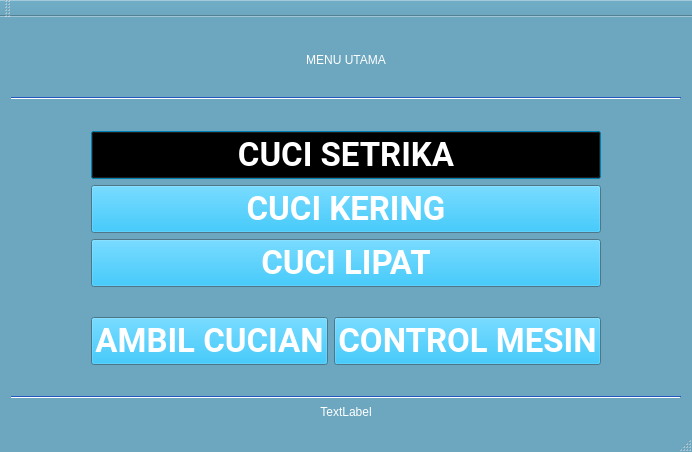
<?xml version="1.0" encoding="UTF-8"?>
<ui version="4.0">
 <class>MainWindow</class>
 <widget class="QMainWindow" name="MainWindow">
  <property name="geometry">
   <rect>
    <x>0</x>
    <y>0</y>
    <width>627</width>
    <height>452</height>
   </rect>
  </property>
  <property name="palette">
   <palette>
    <active>
     <colorrole role="WindowText">
      <brush brushstyle="SolidPattern">
       <color alpha="255">
        <red>255</red>
        <green>255</green>
        <blue>255</blue>
       </color>
      </brush>
     </colorrole>
     <colorrole role="Button">
      <brush brushstyle="SolidPattern">
       <color alpha="255">
        <red>1</red>
        <green>180</green>
        <blue>246</blue>
       </color>
      </brush>
     </colorrole>
     <colorrole role="Dark">
      <brush brushstyle="SolidPattern">
       <color alpha="255">
        <red>34</red>
        <green>87</green>
        <blue>191</blue>
       </color>
      </brush>
     </colorrole>
     <colorrole role="Text">
      <brush brushstyle="SolidPattern">
       <color alpha="255">
        <red>255</red>
        <green>255</green>
        <blue>255</blue>
       </color>
      </brush>
     </colorrole>
     <colorrole role="ButtonText">
      <brush brushstyle="SolidPattern">
       <color alpha="255">
        <red>255</red>
        <green>255</green>
        <blue>255</blue>
       </color>
      </brush>
     </colorrole>
     <colorrole role="Base">
      <brush brushstyle="SolidPattern">
       <color alpha="255">
        <red>255</red>
        <green>255</green>
        <blue>255</blue>
       </color>
      </brush>
     </colorrole>
     <colorrole role="Window">
      <brush brushstyle="SolidPattern">
       <color alpha="255">
        <red>108</red>
        <green>167</green>
        <blue>191</blue>
       </color>
      </brush>
     </colorrole>
     <colorrole role="Shadow">
      <brush brushstyle="SolidPattern">
       <color alpha="255">
        <red>34</red>
        <green>87</green>
        <blue>191</blue>
       </color>
      </brush>
     </colorrole>
     <colorrole role="Highlight">
      <brush brushstyle="SolidPattern">
       <color alpha="255">
        <red>34</red>
        <green>87</green>
        <blue>191</blue>
       </color>
      </brush>
     </colorrole>
     <colorrole role="HighlightedText">
      <brush brushstyle="SolidPattern">
       <color alpha="255">
        <red>115</red>
        <green>169</green>
        <blue>235</blue>
       </color>
      </brush>
     </colorrole>
    </active>
    <inactive>
     <colorrole role="WindowText">
      <brush brushstyle="SolidPattern">
       <color alpha="255">
        <red>255</red>
        <green>255</green>
        <blue>255</blue>
       </color>
      </brush>
     </colorrole>
     <colorrole role="Button">
      <brush brushstyle="SolidPattern">
       <color alpha="255">
        <red>1</red>
        <green>180</green>
        <blue>246</blue>
       </color>
      </brush>
     </colorrole>
     <colorrole role="Dark">
      <brush brushstyle="SolidPattern">
       <color alpha="255">
        <red>34</red>
        <green>87</green>
        <blue>191</blue>
       </color>
      </brush>
     </colorrole>
     <colorrole role="Text">
      <brush brushstyle="SolidPattern">
       <color alpha="255">
        <red>255</red>
        <green>255</green>
        <blue>255</blue>
       </color>
      </brush>
     </colorrole>
     <colorrole role="ButtonText">
      <brush brushstyle="SolidPattern">
       <color alpha="255">
        <red>255</red>
        <green>255</green>
        <blue>255</blue>
       </color>
      </brush>
     </colorrole>
     <colorrole role="Base">
      <brush brushstyle="SolidPattern">
       <color alpha="255">
        <red>255</red>
        <green>255</green>
        <blue>255</blue>
       </color>
      </brush>
     </colorrole>
     <colorrole role="Window">
      <brush brushstyle="SolidPattern">
       <color alpha="255">
        <red>108</red>
        <green>167</green>
        <blue>191</blue>
       </color>
      </brush>
     </colorrole>
     <colorrole role="Shadow">
      <brush brushstyle="SolidPattern">
       <color alpha="255">
        <red>34</red>
        <green>87</green>
        <blue>191</blue>
       </color>
      </brush>
     </colorrole>
     <colorrole role="Highlight">
      <brush brushstyle="SolidPattern">
       <color alpha="255">
        <red>34</red>
        <green>87</green>
        <blue>191</blue>
       </color>
      </brush>
     </colorrole>
     <colorrole role="HighlightedText">
      <brush brushstyle="SolidPattern">
       <color alpha="255">
        <red>115</red>
        <green>169</green>
        <blue>235</blue>
       </color>
      </brush>
     </colorrole>
    </inactive>
    <disabled>
     <colorrole role="WindowText">
      <brush brushstyle="SolidPattern">
       <color alpha="255">
        <red>34</red>
        <green>87</green>
        <blue>191</blue>
       </color>
      </brush>
     </colorrole>
     <colorrole role="Button">
      <brush brushstyle="SolidPattern">
       <color alpha="255">
        <red>1</red>
        <green>180</green>
        <blue>246</blue>
       </color>
      </brush>
     </colorrole>
     <colorrole role="Dark">
      <brush brushstyle="SolidPattern">
       <color alpha="255">
        <red>34</red>
        <green>87</green>
        <blue>191</blue>
       </color>
      </brush>
     </colorrole>
     <colorrole role="Text">
      <brush brushstyle="SolidPattern">
       <color alpha="255">
        <red>34</red>
        <green>87</green>
        <blue>191</blue>
       </color>
      </brush>
     </colorrole>
     <colorrole role="ButtonText">
      <brush brushstyle="SolidPattern">
       <color alpha="255">
        <red>34</red>
        <green>87</green>
        <blue>191</blue>
       </color>
      </brush>
     </colorrole>
     <colorrole role="Base">
      <brush brushstyle="SolidPattern">
       <color alpha="255">
        <red>108</red>
        <green>167</green>
        <blue>191</blue>
       </color>
      </brush>
     </colorrole>
     <colorrole role="Window">
      <brush brushstyle="SolidPattern">
       <color alpha="255">
        <red>108</red>
        <green>167</green>
        <blue>191</blue>
       </color>
      </brush>
     </colorrole>
     <colorrole role="Shadow">
      <brush brushstyle="SolidPattern">
       <color alpha="255">
        <red>34</red>
        <green>87</green>
        <blue>191</blue>
       </color>
      </brush>
     </colorrole>
     <colorrole role="Highlight">
      <brush brushstyle="SolidPattern">
       <color alpha="255">
        <red>0</red>
        <green>120</green>
        <blue>215</blue>
       </color>
      </brush>
     </colorrole>
     <colorrole role="HighlightedText">
      <brush brushstyle="SolidPattern">
       <color alpha="255">
        <red>115</red>
        <green>169</green>
        <blue>235</blue>
       </color>
      </brush>
     </colorrole>
    </disabled>
   </palette>
  </property>
  <property name="windowTitle">
   <string>MainWindow</string>
  </property>
  <property name="styleSheet">
   <string notr="true"/>
  </property>
  <widget class="QWidget" name="centralWidget">
   <layout class="QVBoxLayout" name="verticalLayout_2">
    <item>
     <spacer name="verticalSpacer">
      <property name="orientation">
       <enum>Qt::Vertical</enum>
      </property>
      <property name="sizeType">
       <enum>QSizePolicy::Maximum</enum>
      </property>
      <property name="sizeHint" stdset="0">
       <size>
        <width>20</width>
        <height>40</height>
       </size>
      </property>
     </spacer>
    </item>
    <item>
     <widget class="QLabel" name="label_menuUtama">
      <property name="sizePolicy">
       <sizepolicy hsizetype="Preferred" vsizetype="Fixed">
        <horstretch>0</horstretch>
        <verstretch>0</verstretch>
       </sizepolicy>
      </property>
      <property name="text">
       <string>MENU UTAMA</string>
      </property>
      <property name="alignment">
       <set>Qt::AlignCenter</set>
      </property>
     </widget>
    </item>
    <item>
     <spacer name="verticalSpacer_2">
      <property name="orientation">
       <enum>Qt::Vertical</enum>
      </property>
      <property name="sizeType">
       <enum>QSizePolicy::Maximum</enum>
      </property>
      <property name="sizeHint" stdset="0">
       <size>
        <width>20</width>
        <height>40</height>
       </size>
      </property>
     </spacer>
    </item>
    <item>
     <widget class="Line" name="line">
      <property name="sizePolicy">
       <sizepolicy hsizetype="Preferred" vsizetype="Fixed">
        <horstretch>0</horstretch>
        <verstretch>0</verstretch>
       </sizepolicy>
      </property>
      <property name="orientation">
       <enum>Qt::Horizontal</enum>
      </property>
     </widget>
    </item>
    <item>
     <spacer name="verticalSpacer_4">
      <property name="orientation">
       <enum>Qt::Vertical</enum>
      </property>
      <property name="sizeType">
       <enum>QSizePolicy::Maximum</enum>
      </property>
      <property name="sizeHint" stdset="0">
       <size>
        <width>20</width>
        <height>40</height>
       </size>
      </property>
     </spacer>
    </item>
    <item>
     <layout class="QVBoxLayout" name="verticalLayout">
      <property name="topMargin">
       <number>0</number>
      </property>
      <item>
       <layout class="QHBoxLayout" name="horizontalLayout_3">
        <item>
         <spacer name="horizontalSpacer_3">
          <property name="orientation">
           <enum>Qt::Horizontal</enum>
          </property>
          <property name="sizeType">
           <enum>QSizePolicy::Minimum</enum>
          </property>
          <property name="sizeHint" stdset="0">
           <size>
            <width>40</width>
            <height>20</height>
           </size>
          </property>
         </spacer>
        </item>
        <item>
         <spacer name="horizontalSpacer_11">
          <property name="orientation">
           <enum>Qt::Horizontal</enum>
          </property>
          <property name="sizeType">
           <enum>QSizePolicy::Minimum</enum>
          </property>
          <property name="sizeHint" stdset="0">
           <size>
            <width>40</width>
            <height>20</height>
           </size>
          </property>
         </spacer>
        </item>
        <item>
         <widget class="QPushButton" name="pushButton_cuciSetrika">
          <property name="sizePolicy">
           <sizepolicy hsizetype="Preferred" vsizetype="Preferred">
            <horstretch>0</horstretch>
            <verstretch>0</verstretch>
           </sizepolicy>
          </property>
          <property name="palette">
           <palette>
            <active>
             <colorrole role="WindowText">
              <brush brushstyle="SolidPattern">
               <color alpha="255">
                <red>255</red>
                <green>255</green>
                <blue>255</blue>
               </color>
              </brush>
             </colorrole>
             <colorrole role="Button">
              <brush brushstyle="SolidPattern">
               <color alpha="255">
                <red>0</red>
                <green>0</green>
                <blue>0</blue>
               </color>
              </brush>
             </colorrole>
             <colorrole role="Base">
              <brush brushstyle="SolidPattern">
               <color alpha="255">
                <red>255</red>
                <green>255</green>
                <blue>255</blue>
               </color>
              </brush>
             </colorrole>
             <colorrole role="Window">
              <brush brushstyle="SolidPattern">
               <color alpha="255">
                <red>1</red>
                <green>180</green>
                <blue>246</blue>
               </color>
              </brush>
             </colorrole>
            </active>
            <inactive>
             <colorrole role="WindowText">
              <brush brushstyle="SolidPattern">
               <color alpha="255">
                <red>255</red>
                <green>255</green>
                <blue>255</blue>
               </color>
              </brush>
             </colorrole>
             <colorrole role="Button">
              <brush brushstyle="SolidPattern">
               <color alpha="255">
                <red>0</red>
                <green>0</green>
                <blue>0</blue>
               </color>
              </brush>
             </colorrole>
             <colorrole role="Base">
              <brush brushstyle="SolidPattern">
               <color alpha="255">
                <red>255</red>
                <green>255</green>
                <blue>255</blue>
               </color>
              </brush>
             </colorrole>
             <colorrole role="Window">
              <brush brushstyle="SolidPattern">
               <color alpha="255">
                <red>1</red>
                <green>180</green>
                <blue>246</blue>
               </color>
              </brush>
             </colorrole>
            </inactive>
            <disabled>
             <colorrole role="WindowText">
              <brush brushstyle="SolidPattern">
               <color alpha="255">
                <red>120</red>
                <green>120</green>
                <blue>120</blue>
               </color>
              </brush>
             </colorrole>
             <colorrole role="Button">
              <brush brushstyle="SolidPattern">
               <color alpha="255">
                <red>0</red>
                <green>0</green>
                <blue>0</blue>
               </color>
              </brush>
             </colorrole>
             <colorrole role="Base">
              <brush brushstyle="SolidPattern">
               <color alpha="255">
                <red>1</red>
                <green>180</green>
                <blue>246</blue>
               </color>
              </brush>
             </colorrole>
             <colorrole role="Window">
              <brush brushstyle="SolidPattern">
               <color alpha="255">
                <red>1</red>
                <green>180</green>
                <blue>246</blue>
               </color>
              </brush>
             </colorrole>
            </disabled>
           </palette>
          </property>
          <property name="font">
           <font>
            <family>Roboto</family>
            <pointsize>25</pointsize>
            <weight>75</weight>
            <bold>true</bold>
           </font>
          </property>
          <property name="text">
           <string>CUCI SETRIKA</string>
          </property>
         </widget>
        </item>
        <item>
         <spacer name="horizontalSpacer_2">
          <property name="orientation">
           <enum>Qt::Horizontal</enum>
          </property>
          <property name="sizeType">
           <enum>QSizePolicy::Minimum</enum>
          </property>
          <property name="sizeHint" stdset="0">
           <size>
            <width>40</width>
            <height>20</height>
           </size>
          </property>
         </spacer>
        </item>
        <item>
         <spacer name="horizontalSpacer_4">
          <property name="orientation">
           <enum>Qt::Horizontal</enum>
          </property>
          <property name="sizeType">
           <enum>QSizePolicy::Minimum</enum>
          </property>
          <property name="sizeHint" stdset="0">
           <size>
            <width>40</width>
            <height>20</height>
           </size>
          </property>
         </spacer>
        </item>
       </layout>
      </item>
      <item>
       <layout class="QHBoxLayout" name="horizontalLayout_5">
        <item>
         <spacer name="horizontalSpacer_7">
          <property name="orientation">
           <enum>Qt::Horizontal</enum>
          </property>
          <property name="sizeType">
           <enum>QSizePolicy::Minimum</enum>
          </property>
          <property name="sizeHint" stdset="0">
           <size>
            <width>40</width>
            <height>20</height>
           </size>
          </property>
         </spacer>
        </item>
        <item>
         <spacer name="horizontalSpacer_12">
          <property name="orientation">
           <enum>Qt::Horizontal</enum>
          </property>
          <property name="sizeType">
           <enum>QSizePolicy::Minimum</enum>
          </property>
          <property name="sizeHint" stdset="0">
           <size>
            <width>40</width>
            <height>20</height>
           </size>
          </property>
         </spacer>
        </item>
        <item>
         <widget class="QPushButton" name="pushButton_cuciKering">
          <property name="sizePolicy">
           <sizepolicy hsizetype="Preferred" vsizetype="Preferred">
            <horstretch>0</horstretch>
            <verstretch>0</verstretch>
           </sizepolicy>
          </property>
          <property name="palette">
           <palette>
            <active>
             <colorrole role="WindowText">
              <brush brushstyle="SolidPattern">
               <color alpha="255">
                <red>255</red>
                <green>255</green>
                <blue>255</blue>
               </color>
              </brush>
             </colorrole>
             <colorrole role="Text">
              <brush brushstyle="SolidPattern">
               <color alpha="255">
                <red>255</red>
                <green>255</green>
                <blue>255</blue>
               </color>
              </brush>
             </colorrole>
            </active>
            <inactive>
             <colorrole role="WindowText">
              <brush brushstyle="SolidPattern">
               <color alpha="255">
                <red>255</red>
                <green>255</green>
                <blue>255</blue>
               </color>
              </brush>
             </colorrole>
             <colorrole role="Text">
              <brush brushstyle="SolidPattern">
               <color alpha="255">
                <red>255</red>
                <green>255</green>
                <blue>255</blue>
               </color>
              </brush>
             </colorrole>
            </inactive>
            <disabled>
             <colorrole role="WindowText">
              <brush brushstyle="SolidPattern">
               <color alpha="255">
                <red>120</red>
                <green>120</green>
                <blue>120</blue>
               </color>
              </brush>
             </colorrole>
             <colorrole role="Text">
              <brush brushstyle="SolidPattern">
               <color alpha="255">
                <red>120</red>
                <green>120</green>
                <blue>120</blue>
               </color>
              </brush>
             </colorrole>
            </disabled>
           </palette>
          </property>
          <property name="font">
           <font>
            <family>Roboto</family>
            <pointsize>25</pointsize>
            <weight>75</weight>
            <bold>true</bold>
           </font>
          </property>
          <property name="text">
           <string>CUCI KERING</string>
          </property>
         </widget>
        </item>
        <item>
         <spacer name="horizontalSpacer_13">
          <property name="orientation">
           <enum>Qt::Horizontal</enum>
          </property>
          <property name="sizeType">
           <enum>QSizePolicy::Minimum</enum>
          </property>
          <property name="sizeHint" stdset="0">
           <size>
            <width>40</width>
            <height>20</height>
           </size>
          </property>
         </spacer>
        </item>
        <item>
         <spacer name="horizontalSpacer_8">
          <property name="orientation">
           <enum>Qt::Horizontal</enum>
          </property>
          <property name="sizeType">
           <enum>QSizePolicy::Minimum</enum>
          </property>
          <property name="sizeHint" stdset="0">
           <size>
            <width>40</width>
            <height>20</height>
           </size>
          </property>
         </spacer>
        </item>
       </layout>
      </item>
      <item>
       <layout class="QHBoxLayout" name="horizontalLayout_4">
        <item>
         <spacer name="horizontalSpacer_5">
          <property name="orientation">
           <enum>Qt::Horizontal</enum>
          </property>
          <property name="sizeType">
           <enum>QSizePolicy::Minimum</enum>
          </property>
          <property name="sizeHint" stdset="0">
           <size>
            <width>40</width>
            <height>20</height>
           </size>
          </property>
         </spacer>
        </item>
        <item>
         <spacer name="horizontalSpacer_14">
          <property name="orientation">
           <enum>Qt::Horizontal</enum>
          </property>
          <property name="sizeType">
           <enum>QSizePolicy::Minimum</enum>
          </property>
          <property name="sizeHint" stdset="0">
           <size>
            <width>40</width>
            <height>20</height>
           </size>
          </property>
         </spacer>
        </item>
        <item>
         <widget class="QPushButton" name="pushButton_cuciLipat">
          <property name="sizePolicy">
           <sizepolicy hsizetype="Preferred" vsizetype="Preferred">
            <horstretch>0</horstretch>
            <verstretch>0</verstretch>
           </sizepolicy>
          </property>
          <property name="font">
           <font>
            <family>Roboto</family>
            <pointsize>25</pointsize>
            <weight>75</weight>
            <bold>true</bold>
           </font>
          </property>
          <property name="text">
           <string>CUCI LIPAT</string>
          </property>
         </widget>
        </item>
        <item>
         <spacer name="horizontalSpacer_15">
          <property name="orientation">
           <enum>Qt::Horizontal</enum>
          </property>
          <property name="sizeType">
           <enum>QSizePolicy::Minimum</enum>
          </property>
          <property name="sizeHint" stdset="0">
           <size>
            <width>40</width>
            <height>20</height>
           </size>
          </property>
         </spacer>
        </item>
        <item>
         <spacer name="horizontalSpacer_6">
          <property name="orientation">
           <enum>Qt::Horizontal</enum>
          </property>
          <property name="sizeType">
           <enum>QSizePolicy::Minimum</enum>
          </property>
          <property name="sizeHint" stdset="0">
           <size>
            <width>40</width>
            <height>20</height>
           </size>
          </property>
         </spacer>
        </item>
       </layout>
      </item>
     </layout>
    </item>
    <item>
     <spacer name="verticalSpacer_5">
      <property name="orientation">
       <enum>Qt::Vertical</enum>
      </property>
      <property name="sizeType">
       <enum>QSizePolicy::Maximum</enum>
      </property>
      <property name="sizeHint" stdset="0">
       <size>
        <width>20</width>
        <height>40</height>
       </size>
      </property>
     </spacer>
    </item>
    <item>
     <layout class="QHBoxLayout" name="horizontalLayout">
      <property name="topMargin">
       <number>0</number>
      </property>
      <item>
       <spacer name="horizontalSpacer_9">
        <property name="orientation">
         <enum>Qt::Horizontal</enum>
        </property>
        <property name="sizeType">
         <enum>QSizePolicy::Minimum</enum>
        </property>
        <property name="sizeHint" stdset="0">
         <size>
          <width>40</width>
          <height>20</height>
         </size>
        </property>
       </spacer>
      </item>
      <item>
       <spacer name="horizontalSpacer_17">
        <property name="orientation">
         <enum>Qt::Horizontal</enum>
        </property>
        <property name="sizeType">
         <enum>QSizePolicy::Minimum</enum>
        </property>
        <property name="sizeHint" stdset="0">
         <size>
          <width>40</width>
          <height>20</height>
         </size>
        </property>
       </spacer>
      </item>
      <item>
       <widget class="QPushButton" name="pushButton_ambilCucian">
        <property name="sizePolicy">
         <sizepolicy hsizetype="Preferred" vsizetype="Preferred">
          <horstretch>0</horstretch>
          <verstretch>0</verstretch>
         </sizepolicy>
        </property>
        <property name="font">
         <font>
          <family>Roboto</family>
          <pointsize>25</pointsize>
          <weight>75</weight>
          <bold>true</bold>
         </font>
        </property>
        <property name="text">
         <string>AMBIL CUCIAN</string>
        </property>
       </widget>
      </item>
      <item>
       <spacer name="horizontalSpacer">
        <property name="orientation">
         <enum>Qt::Horizontal</enum>
        </property>
        <property name="sizeType">
         <enum>QSizePolicy::Ignored</enum>
        </property>
        <property name="sizeHint" stdset="0">
         <size>
          <width>40</width>
          <height>20</height>
         </size>
        </property>
       </spacer>
      </item>
      <item>
       <widget class="QPushButton" name="pushButton_controlMesin">
        <property name="sizePolicy">
         <sizepolicy hsizetype="Preferred" vsizetype="Preferred">
          <horstretch>0</horstretch>
          <verstretch>200</verstretch>
         </sizepolicy>
        </property>
        <property name="font">
         <font>
          <family>Roboto</family>
          <pointsize>25</pointsize>
          <weight>75</weight>
          <bold>true</bold>
         </font>
        </property>
        <property name="text">
         <string>CONTROL MESIN</string>
        </property>
       </widget>
      </item>
      <item>
       <spacer name="horizontalSpacer_16">
        <property name="orientation">
         <enum>Qt::Horizontal</enum>
        </property>
        <property name="sizeType">
         <enum>QSizePolicy::Minimum</enum>
        </property>
        <property name="sizeHint" stdset="0">
         <size>
          <width>40</width>
          <height>20</height>
         </size>
        </property>
       </spacer>
      </item>
      <item>
       <spacer name="horizontalSpacer_10">
        <property name="orientation">
         <enum>Qt::Horizontal</enum>
        </property>
        <property name="sizeType">
         <enum>QSizePolicy::Minimum</enum>
        </property>
        <property name="sizeHint" stdset="0">
         <size>
          <width>40</width>
          <height>20</height>
         </size>
        </property>
       </spacer>
      </item>
     </layout>
    </item>
    <item>
     <spacer name="verticalSpacer_3">
      <property name="orientation">
       <enum>Qt::Vertical</enum>
      </property>
      <property name="sizeType">
       <enum>QSizePolicy::Maximum</enum>
      </property>
      <property name="sizeHint" stdset="0">
       <size>
        <width>20</width>
        <height>40</height>
       </size>
      </property>
     </spacer>
    </item>
    <item>
     <widget class="Line" name="line_2">
      <property name="orientation">
       <enum>Qt::Horizontal</enum>
      </property>
     </widget>
    </item>
    <item>
     <widget class="QLabel" name="maytag_label">
      <property name="sizePolicy">
       <sizepolicy hsizetype="Preferred" vsizetype="Fixed">
        <horstretch>0</horstretch>
        <verstretch>0</verstretch>
       </sizepolicy>
      </property>
      <property name="text">
       <string>TextLabel</string>
      </property>
      <property name="alignment">
       <set>Qt::AlignBottom|Qt::AlignHCenter</set>
      </property>
     </widget>
    </item>
   </layout>
  </widget>
  <widget class="QMenuBar" name="menuBar">
   <property name="geometry">
    <rect>
     <x>0</x>
     <y>0</y>
     <width>627</width>
     <height>21</height>
    </rect>
   </property>
  </widget>
  <widget class="QToolBar" name="mainToolBar">
   <attribute name="toolBarArea">
    <enum>TopToolBarArea</enum>
   </attribute>
   <attribute name="toolBarBreak">
    <bool>false</bool>
   </attribute>
  </widget>
  <widget class="QStatusBar" name="statusBar"/>
 </widget>
 <layoutdefault spacing="6" margin="11"/>
 <resources/>
 <connections/>
</ui>
